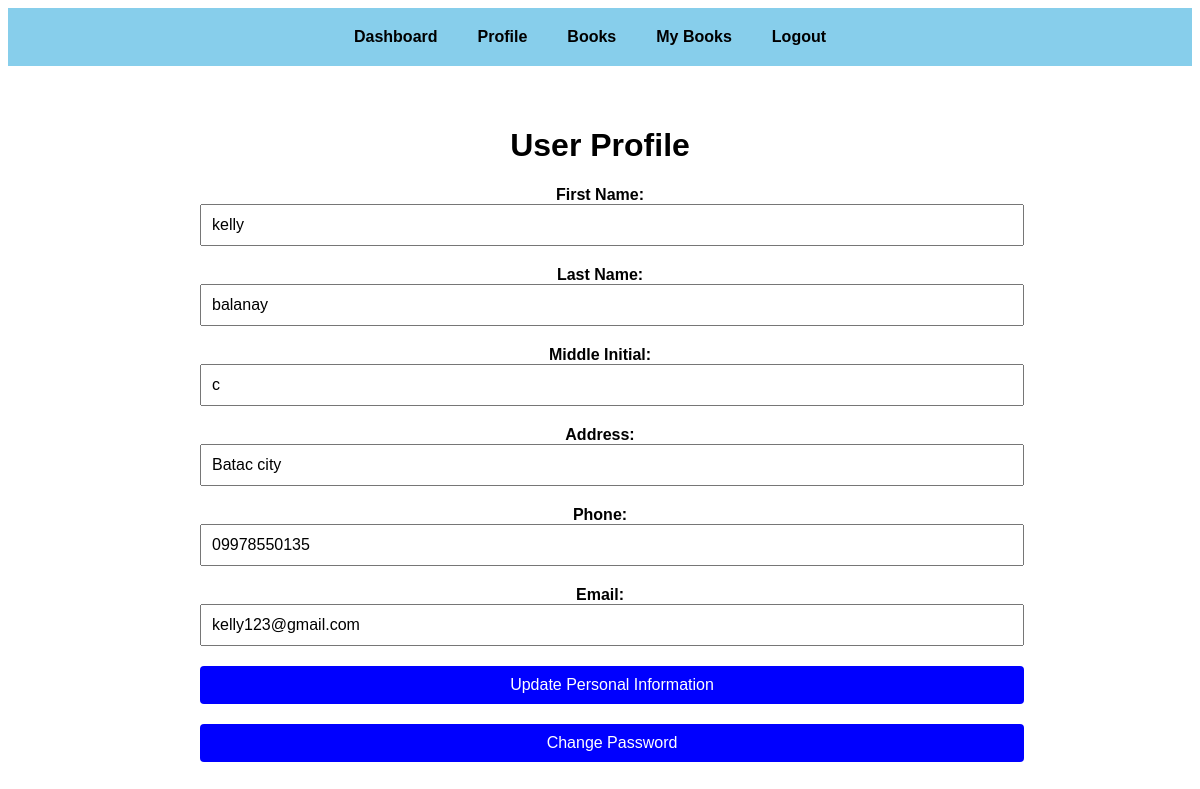
Page /user/user_prof.php (signed in) on the committed database.
### tables this page shows
CREATE TABLE `user` (
  `id` int(11) NOT NULL,
  `firstname` varchar(50) DEFAULT NULL,
  `lastname` varchar(50) DEFAULT NULL,
  `MI` varchar(2) DEFAULT NULL,
  `address` varchar(100) DEFAULT NULL,
  `phone` varchar(15) DEFAULT NULL,
  `email` varchar(100) DEFAULT NULL,
  `username` varchar(50) DEFAULT NULL,
  `password` varchar(50) DEFAULT NULL,
  `date_created` timestamp NOT NULL DEFAULT current_timestamp(),
  `date_updated` timestamp NOT NULL DEFAULT current_timestamp() ON UPDATE current_timestamp()
);

### user/user_prof.php (the view, shortened to what this page needs)
<?php
include "dash_header.php";
include "../conn.php";
$username = $_SESSION['username'];
$query = "SELECT * FROM user WHERE username = '$username'";
$result = mysqli_query($conn, $query);
$user = mysqli_fetch_assoc($result);
?>
<!DOCTYPE html>
<html>
<head>
</head>
<body>
    <div class="container">
        <h1>User Profile</h1>
        <form method="post" action="">
            <div class="form-group">
                <label for="firstname">First Name:</label>
                <input type="text" id="firstname" name="firstname" value="<?php echo $user['firstname']; ?>" required>
            </div>
            <div class="form-group">
                <label for="lastname">Last Name:</label>
                <input type="text" id="lastname" name="lastname" value="<?php echo $user['lastname']; ?>" required>
            </div>
            <div class="form-group">
                <label for="mi">Middle Initial:</label>
                <input type="text" id="mi" name="mi" value="<?php echo $user['MI']; ?>">
            </div>
            <div class="form-group">
                <label for="address">Address:</label>
                <input type="text" id="address" name="address" value="<?php echo $user['address']; ?>" required>
            </div>
            <div class="form-group">
                <label for="phone">Phone:</label>
                <input type="text" id="phone" name="phone" value="<?php echo $user['phone']; ?>" required>
            </div>
            <div class="form-group">
                <label for="email">Email:</label>
                <input type="email" id="email" name="email" value="<?php echo $user['email']; ?>" required>
            </div>
            <div class="form-group" style="width: 103%;">
                <input type="submit" name="update_info" value="Update Personal Information" class="form-btn">
            </div>
        </form>
        <form method="post" action="change_pass.php" style="width: 103%;">
            <div class="form-group">
                <input type="submit" name="change_pass" value="Change Password" class="form-btn">
            </div>
        </form>
    </div>
</body>
</html>

### user/user_prof.php (style rules this page uses)
* { font-family: Arial, sans-serif; }
.container { max-width: 800px; margin: 0 auto; padding: 20px; text-align: center; }
.form-group { margin-bottom: 20px; }
.form-group label { display: block; font-weight: bold; }
.form-group input { width: 100%; padding: 10px; font-size: 16px; }
.form-btn { padding: 10px 20px; font-size: 18px; background-color: blue; color: #fff; border: none; border-radius: 4px; cursor: pointer; }

### rows in the picture
user: firstname "kelly", lastname "balanay", mi "c", address "Batac city", phone "09978550135", email "kelly123@gmail.com"
